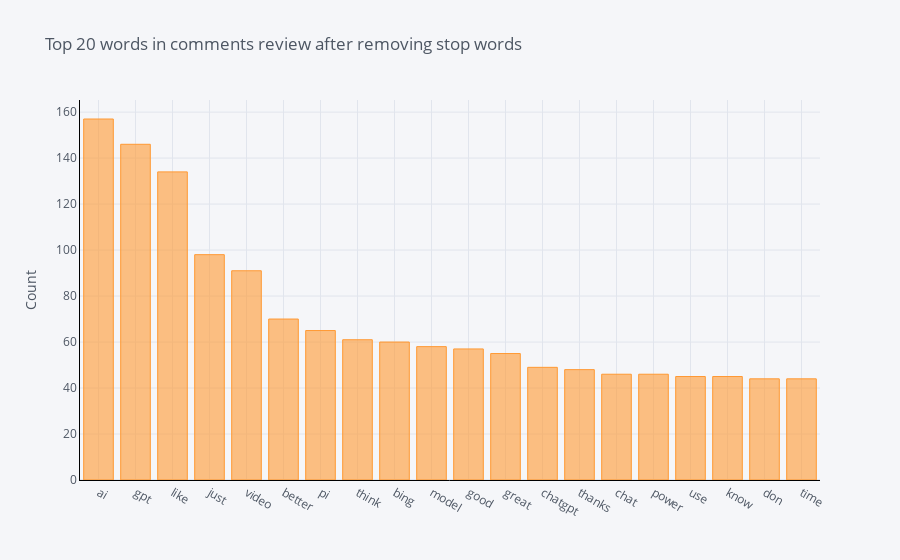
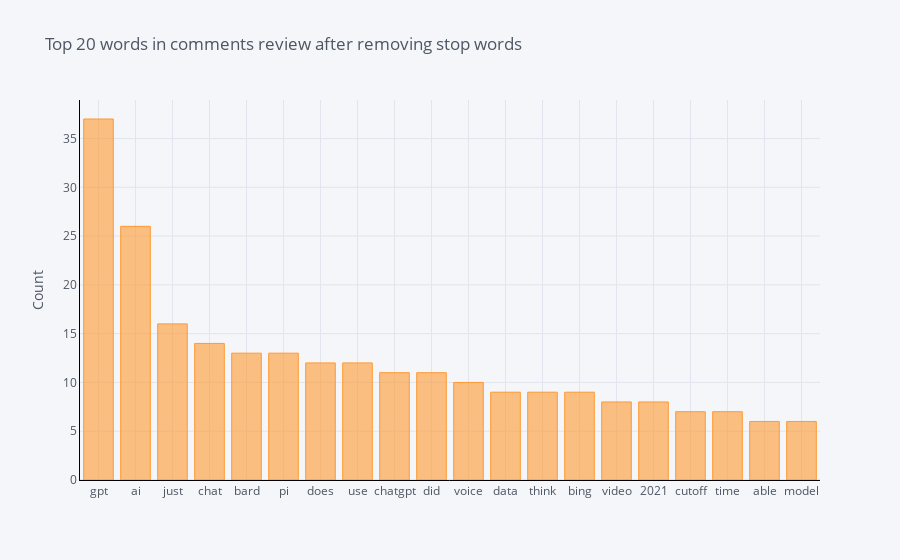
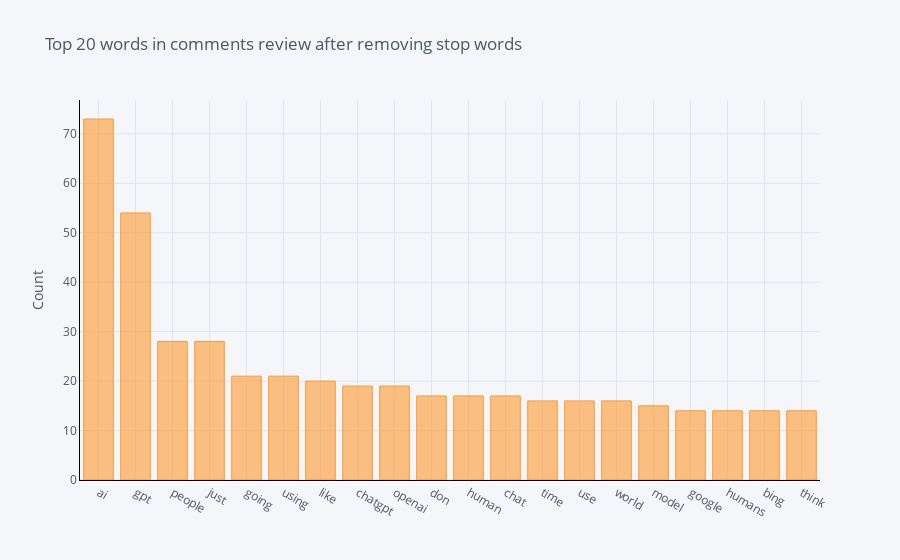

Notebook source saved alongside these figures, in order:
### Markdown cell above
# Positive, Neutral and Negative Sentiments at Uni/Bi and Trigram level

### Code cell
# Unigram

def get_top_n_words(corpus, n=None):
        vec = CountVectorizer(stop_words = list(stop_words)).fit(corpus)
        bag_of_words = vec.transform(corpus)
        sum_words = bag_of_words.sum(axis=0) 
        words_freq = [(word, sum_words[0, idx]) for word, idx in vec.vocabulary_.items()]
        words_freq =sorted(words_freq, key = lambda x: x[1], reverse=True)
        return words_freq[:n]

print('Unigrams. From top to bottom: positive, neutral and negative sentiments')    
sent_dfs = [pos_df, neu_df, neg_df]
for i in sent_dfs:
    
    common_words = get_top_n_words(i['text'], 20)
    # for word, freq in common_words:
    #     print(word, freq)
    df2 = pd.DataFrame(common_words, columns = ['CommentsText' , 'count'])
    df2.groupby('CommentsText').sum()['count'].sort_values(ascending=False).iplot(kind='bar', yTitle='Count', linecolor='black', title='Top 20 words in comments review after removing stop words')

### Figure 1 — Plotly figure (JSON) as saved in the notebook; plotly's stock layout.template omitted (floating-point values rounded to 4 significant figures)
{"data": [{"marker": {"color": "rgba(255, 153, 51, 0.6)", "line": {"color": "rgba(255, 153, 51, 1.0)", "width": 1}}, "name": "count", "orientation": "v", "text": "", "type": "bar", "x": ["ai", "gpt", "like", "just", "video", "better", "pi", "think", "bing", "model", "good", "great", "chatgpt", "thanks", "chat", "power", "use", "know", "don", "time"], "y": [157, 146, 134, 98, 91, 70, 65, 61, 60, 58, 57, 55, 49, 48, 46, 46, 45, 45, 44, 44]}], "layout": {"legend": {"bgcolor": "#F5F6F9", "font": {"color": "#4D5663"}}, "paper_bgcolor": "#F5F6F9", "plot_bgcolor": "#F5F6F9", "title": {"font": {"color": "#4D5663"}, "text": "Top 20 words in comments review after removing stop words"}, "xaxis": {"gridcolor": "#E1E5ED", "linecolor": "black", "showgrid": true, "tickfont": {"color": "#4D5663"}, "title": {"font": {"color": "#4D5663"}, "text": ""}, "zerolinecolor": "#E1E5ED"}, "yaxis": {"gridcolor": "#E1E5ED", "linecolor": "black", "showgrid": true, "tickfont": {"color": "#4D5663"}, "title": {"font": {"color": "#4D5663"}, "text": "Count"}, "zerolinecolor": "#E1E5ED"}}}

### Figure 2 — Plotly figure (JSON) as saved in the notebook; plotly's stock layout.template omitted (floating-point values rounded to 4 significant figures)
{"data": [{"marker": {"color": "rgba(255, 153, 51, 0.6)", "line": {"color": "rgba(255, 153, 51, 1.0)", "width": 1}}, "name": "count", "orientation": "v", "text": "", "type": "bar", "x": ["gpt", "ai", "just", "chat", "bard", "pi", "does", "use", "chatgpt", "did", "voice", "data", "think", "bing", "video", "2021", "cutoff", "time", "able", "model"], "y": [37, 26, 16, 14, 13, 13, 12, 12, 11, 11, 10, 9, 9, 9, 8, 8, 7, 7, 6, 6]}], "layout": {"legend": {"bgcolor": "#F5F6F9", "font": {"color": "#4D5663"}}, "paper_bgcolor": "#F5F6F9", "plot_bgcolor": "#F5F6F9", "title": {"font": {"color": "#4D5663"}, "text": "Top 20 words in comments review after removing stop words"}, "xaxis": {"gridcolor": "#E1E5ED", "linecolor": "black", "showgrid": true, "tickfont": {"color": "#4D5663"}, "title": {"font": {"color": "#4D5663"}, "text": ""}, "zerolinecolor": "#E1E5ED"}, "yaxis": {"gridcolor": "#E1E5ED", "linecolor": "black", "showgrid": true, "tickfont": {"color": "#4D5663"}, "title": {"font": {"color": "#4D5663"}, "text": "Count"}, "zerolinecolor": "#E1E5ED"}}}

### Figure 3 — Plotly figure (JSON) as saved in the notebook; plotly's stock layout.template omitted (floating-point values rounded to 4 significant figures)
{"data": [{"marker": {"color": "rgba(255, 153, 51, 0.6)", "line": {"color": "rgba(255, 153, 51, 1.0)", "width": 1}}, "name": "count", "orientation": "v", "text": "", "type": "bar", "x": ["ai", "gpt", "people", "just", "going", "using", "like", "chatgpt", "openai", "don", "human", "chat", "time", "use", "world", "model", "google", "humans", "bing", "think"], "y": [73, 54, 28, 28, 21, 21, 20, 19, 19, 17, 17, 17, 16, 16, 16, 15, 14, 14, 14, 14]}], "layout": {"legend": {"bgcolor": "#F5F6F9", "font": {"color": "#4D5663"}}, "paper_bgcolor": "#F5F6F9", "plot_bgcolor": "#F5F6F9", "title": {"font": {"color": "#4D5663"}, "text": "Top 20 words in comments review after removing stop words"}, "xaxis": {"gridcolor": "#E1E5ED", "linecolor": "black", "showgrid": true, "tickfont": {"color": "#4D5663"}, "title": {"font": {"color": "#4D5663"}, "text": ""}, "zerolinecolor": "#E1E5ED"}, "yaxis": {"gridcolor": "#E1E5ED", "linecolor": "black", "showgrid": true, "tickfont": {"color": "#4D5663"}, "title": {"font": {"color": "#4D5663"}, "text": "Count"}, "zerolinecolor": "#E1E5ED"}}}
